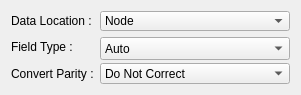
<?xml version="1.0" encoding="UTF-8"?>
<ui version="4.0">
 <class>ConvertNrrdToField</class>
 <widget class="QDialog" name="ConvertNrrdToField">
  <property name="geometry">
   <rect>
    <x>0</x>
    <y>0</y>
    <width>301</width>
    <height>95</height>
   </rect>
  </property>
  <property name="minimumSize">
   <size>
    <width>235</width>
    <height>91</height>
   </size>
  </property>
  <property name="windowTitle">
   <string>ConvertNrrdToField</string>
  </property>
  <layout class="QFormLayout" name="formLayout">
   <item row="0" column="0">
    <widget class="QLabel" name="label">
     <property name="text">
      <string>Data Location :</string>
     </property>
     <property name="alignment">
      <set>Qt::AlignLeading|Qt::AlignLeft|Qt::AlignVCenter</set>
     </property>
    </widget>
   </item>
   <item row="0" column="1">
    <widget class="QComboBox" name="dataLocationComboBox_">
     <item>
      <property name="text">
       <string>Node</string>
      </property>
     </item>
     <item>
      <property name="text">
       <string>Auto</string>
      </property>
     </item>
     <item>
      <property name="text">
       <string>Element</string>
      </property>
     </item>
    </widget>
   </item>
   <item row="1" column="0">
    <widget class="QLabel" name="label_2">
     <property name="text">
      <string>Field Type :</string>
     </property>
     <property name="alignment">
      <set>Qt::AlignLeading|Qt::AlignLeft|Qt::AlignVCenter</set>
     </property>
    </widget>
   </item>
   <item row="1" column="1">
    <widget class="QComboBox" name="fieldTypeComboBox_">
     <property name="minimumSize">
      <size>
       <width>127</width>
       <height>23</height>
      </size>
     </property>
     <item>
      <property name="text">
       <string>Auto</string>
      </property>
     </item>
     <item>
      <property name="text">
       <string>ScalarField</string>
      </property>
     </item>
     <item>
      <property name="text">
       <string>VectorField</string>
      </property>
     </item>
     <item>
      <property name="text">
       <string>TensorField</string>
      </property>
     </item>
    </widget>
   </item>
   <item row="2" column="0">
    <widget class="QLabel" name="label_3">
     <property name="minimumSize">
      <size>
       <width>80</width>
       <height>0</height>
      </size>
     </property>
     <property name="text">
      <string>Convert Parity :</string>
     </property>
     <property name="alignment">
      <set>Qt::AlignLeading|Qt::AlignLeft|Qt::AlignVCenter</set>
     </property>
    </widget>
   </item>
   <item row="2" column="1">
    <widget class="QComboBox" name="convertParityComboBox_">
     <item>
      <property name="text">
       <string>Do Not Correct</string>
      </property>
     </item>
     <item>
      <property name="text">
       <string>Make Right Hand Side</string>
      </property>
     </item>
     <item>
      <property name="text">
       <string>Invert</string>
      </property>
     </item>
    </widget>
   </item>
  </layout>
 </widget>
 <layoutdefault spacing="6" margin="11"/>
 <resources/>
 <connections/>
</ui>
